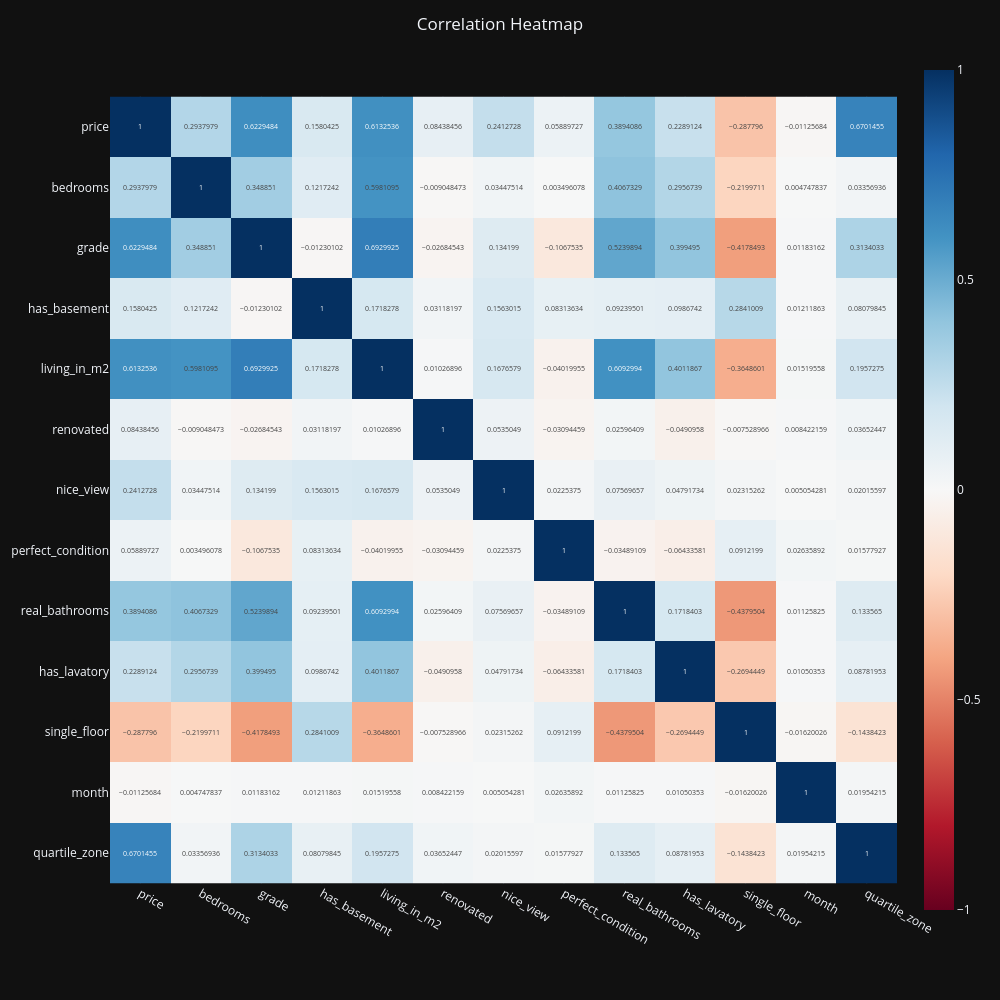

This figure's notebook cell:
### Code cell
import plotly.express as px

# Correlation matrix
correlation_matrix = df.corr()

# Create the heatmap
fig = px.imshow(
    correlation_matrix,
    text_auto=True,  # Shows correlation values on the heatmap
    color_continuous_scale='RdBu',  # Color scheme
    zmin=-1, zmax=1,  # Sets color range from -1 to 1 for correlation values
    width=1000,
    height=1000
)
fig.update_layout(title={'text':"Correlation Heatmap", 'x':0.5, 'xanchor':'center' })
fig.show()

### Figure 1 — Plotly figure (JSON) as saved in the notebook; plotly's stock layout.template omitted (floating-point values rounded to 4 significant figures; data arrays with more than 128 entries replaced by an {"elided": "..."} marker saying what was removed)
{"data": [{"coloraxis": "coloraxis", "name": "0", "texttemplate": "%{z}", "x": ["price", "bedrooms", "grade", "has_basement", "living_in_m2", "renovated", "nice_view", "perfect_condition", "real_bathrooms", "has_lavatory", "single_floor", "month", "quartile_zone"], "y": ["price", "bedrooms", "grade", "has_basement", "living_in_m2", "renovated", "nice_view", "perfect_condition", "real_bathrooms", "has_lavatory", "single_floor", "month", "quartile_zone"], "z": {"elided": "13x13 float values"}, "type": "heatmap", "xaxis": "x", "yaxis": "y", "hovertemplate": "x: %{x}<br>y: %{y}<br>color: %{z}<extra></extra>"}], "layout": {"xaxis": {"anchor": "y", "domain": [0.0, 1.0], "scaleanchor": "y", "constrain": "domain"}, "yaxis": {"anchor": "x", "domain": [0.0, 1.0], "autorange": "reversed", "constrain": "domain"}, "coloraxis": {"colorscale": [[0.0, "rgb(103,0,31)"], [0.1, "rgb(178,24,43)"], [0.2, "rgb(214,96,77)"], [0.3, "rgb(244,165,130)"], [0.4, "rgb(253,219,199)"], [0.5, "rgb(247,247,247)"], [0.6, "rgb(209,229,240)"], [0.7, "rgb(146,197,222)"], [0.8, "rgb(67,147,195)"], [0.9, "rgb(33,102,172)"], [1.0, "rgb(5,48,97)"]], "cmin": -1, "cmax": 1}, "margin": {"t": 60}, "height": 1000, "width": 1000, "title": {"text": "Correlation Heatmap", "x": 0.5, "xanchor": "center"}}}
